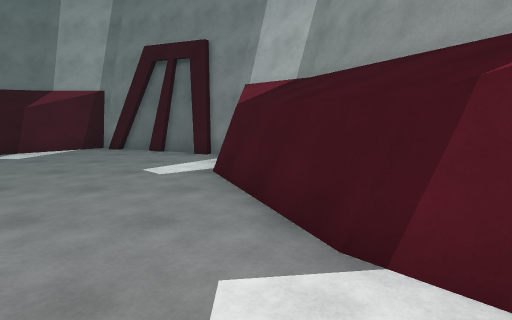
view 1 (above)

13 first-person views from a walk through a scene from a Unity 3-D project. The camera is 1.5 m above the floor, tilts 8° down and sees 80° across. The floor is counted in squares, 1.36 m on a side. Each view is taken from the middle of a square. On the plan, view 1 faces up. The plan holds only what a view shows up to about 13 squares ahead; the rest is blank. The place goes on beyond the plan. The player is left out.

view 2
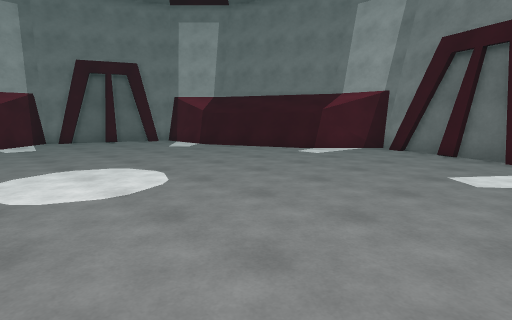

view 3
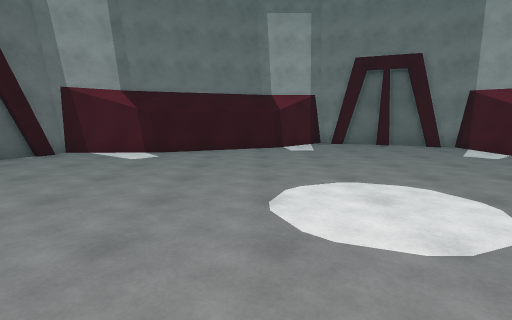

view 4
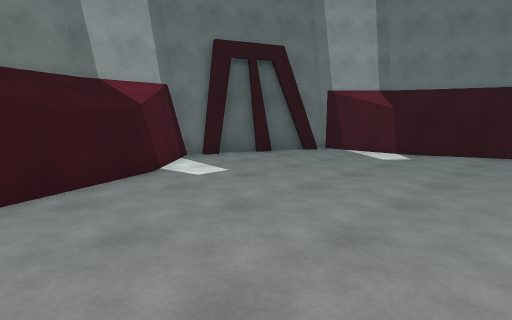

view 5
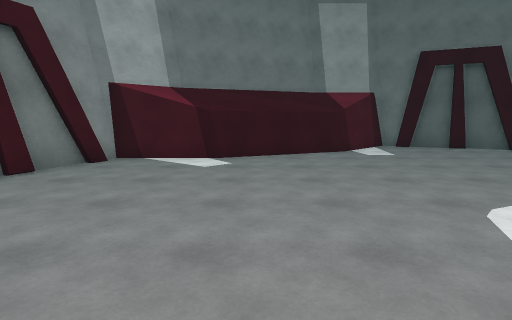

view 6
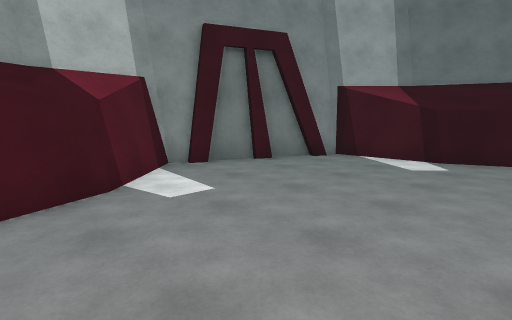

view 7
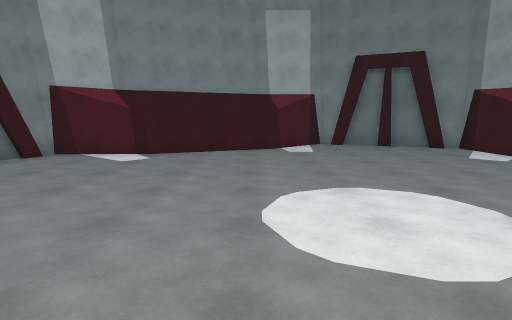

view 8
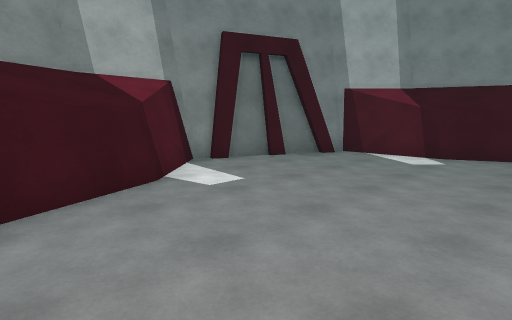

view 9
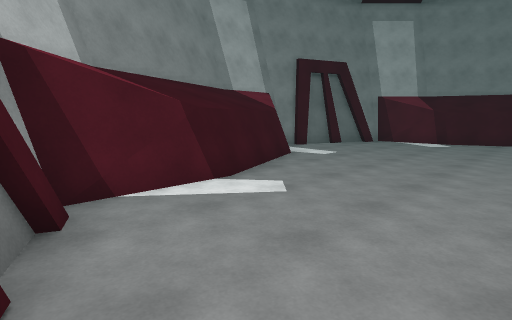

view 10
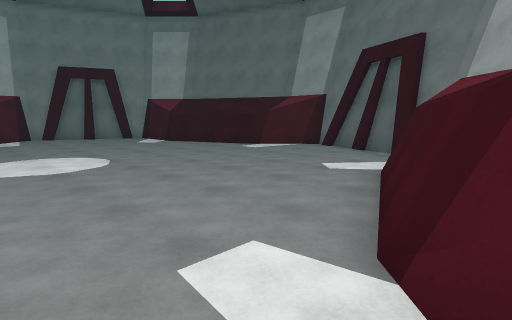

view 11
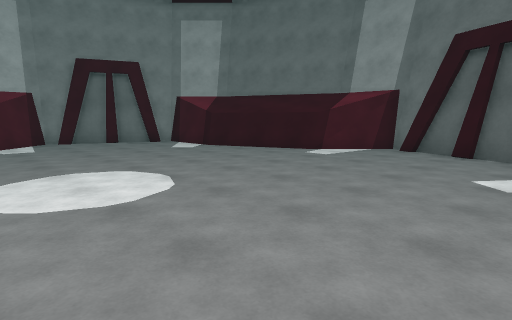

view 12
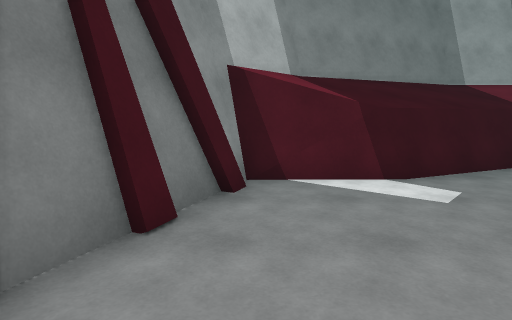

view 13
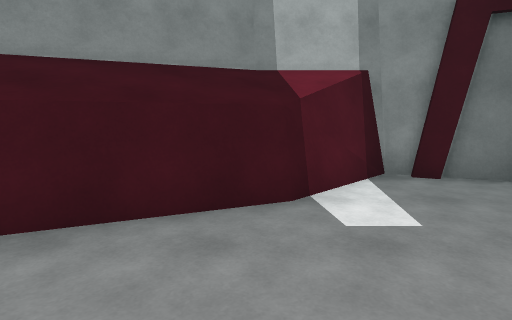

### Floor plan
Points are (right, up) in squares from view 1. A wall is a line through its corners. A room is listed if a view was taken in it or the views show most of it. See-through windows are left out.
Room 1 (views 1, 2, 3, 4, 5, 6, 7, 8, 9, 10, 11, 12, 13)
walls: (-7.5, 9.1) (-11.4, 7.5); (-11.3, 7.7) (-14.4, 7.6) (-14.7, 6.7); (1, 2.4) (-0.5, 6.2); (-6, -6.1) (-2, -4.4); (1.2, 2.3) (-0.5, 6.6) (-0.6, 9.3) (-1.3, 9.6); (-15.3, 1.6) (-14.6, 0.8) (-12.9, -3.2) (-12.8, -6.2) (-11.9, -6.5); (-15.1, 4.8) (-15.5, 5) (-15.9, 3.9); (-3.4, 10) (-3.2, 10.4) (-4.3, 10.8) (-4.4, 10.4); (-14.3, 7.2) (-16.2, 2.6) (-15.4, 1.7); (-14.9, 6.5) (-15.3, 5.4); (-16.1, 3.5) (-16.4, 2.7); (-16.2, 2.7) (-14.4, 0.9); (-9.9, -6.8) (-10.1, -7.3) (-9, -7.7) (-8.9, -7.3); (-4.7, 11) (-5.5, 11.3) (-7.5, 9.5) (-11.7, 7.7); (-0.9, 9.1) (-5.5, 11.1); (-1.8, 9.8) (-2.9, 10.2); (-12.6, -6) (-7.9, -7.9) (-5.8, -5.9); (-11.5, -6.7) (-10.5, -7.1) (-10.3, -6.7); (2.2, -1.9) (2.6, -1); (2.7, -0.5) (3, 0.1) (0.7, 2.5); (-8.7, -7.9) (-7.9, -8.2) (-5.7, -6.3) (-1.9, -4.7) (1.1, -4.5); (1.6, -3.3) (2, -2.2); (0.9, -4.4) (2.8, 0.3); (3.1, 0.4) (1, 2.5); (1.1, -4.4) (1.4, -3.7)
low walls: (-11.4, 7.5) (-13.3, 7.5); (-14.2, 0.5) (-12.6, -3.3) (-12.6, -6); (-0.8, 6.4) (-0.9, 9.1); (0.7, 2.5) (-0.6, 5.6); (-2, -4.4) (1.1, -4.4); (-14.9, 5.3) (-15.1, 4.8); (-15.6, 3.7) (-15.8, 3.1); (-4.4, 10.4) (-4.9, 10.6); (-3, 9.9) (-3.4, 10); (-5.5, 11.1) (-7.5, 9.1); (-10.3, -6.7) (-9.9, -6.8); (-12, -6) (-11.3, -6.3); (1.6, -2.2) (1.8, -1.7)

Where each view was taken, in squares from view 1:
view 1: 0 up, 0 right, facing up
view 2: 0 up, 1 left, facing up-left
view 3: 0 up, 3 left, facing left
view 4: 0 up, 3 left, facing down-left
view 5: 4 up, 3 left, facing down
view 6: 4 up, 4 left, facing down-right
view 7: 3 up, 10 left, facing right
view 8: 4 up, 10 left, facing up-right
view 9: 3 up, 15 left, facing up-right
view 10: 3 up, 15 left, facing down-right
view 11: 3 up, 12 left, facing down-right
view 12: 2 up, 14 left, facing up
view 13: 5 up, 8 left, facing up
